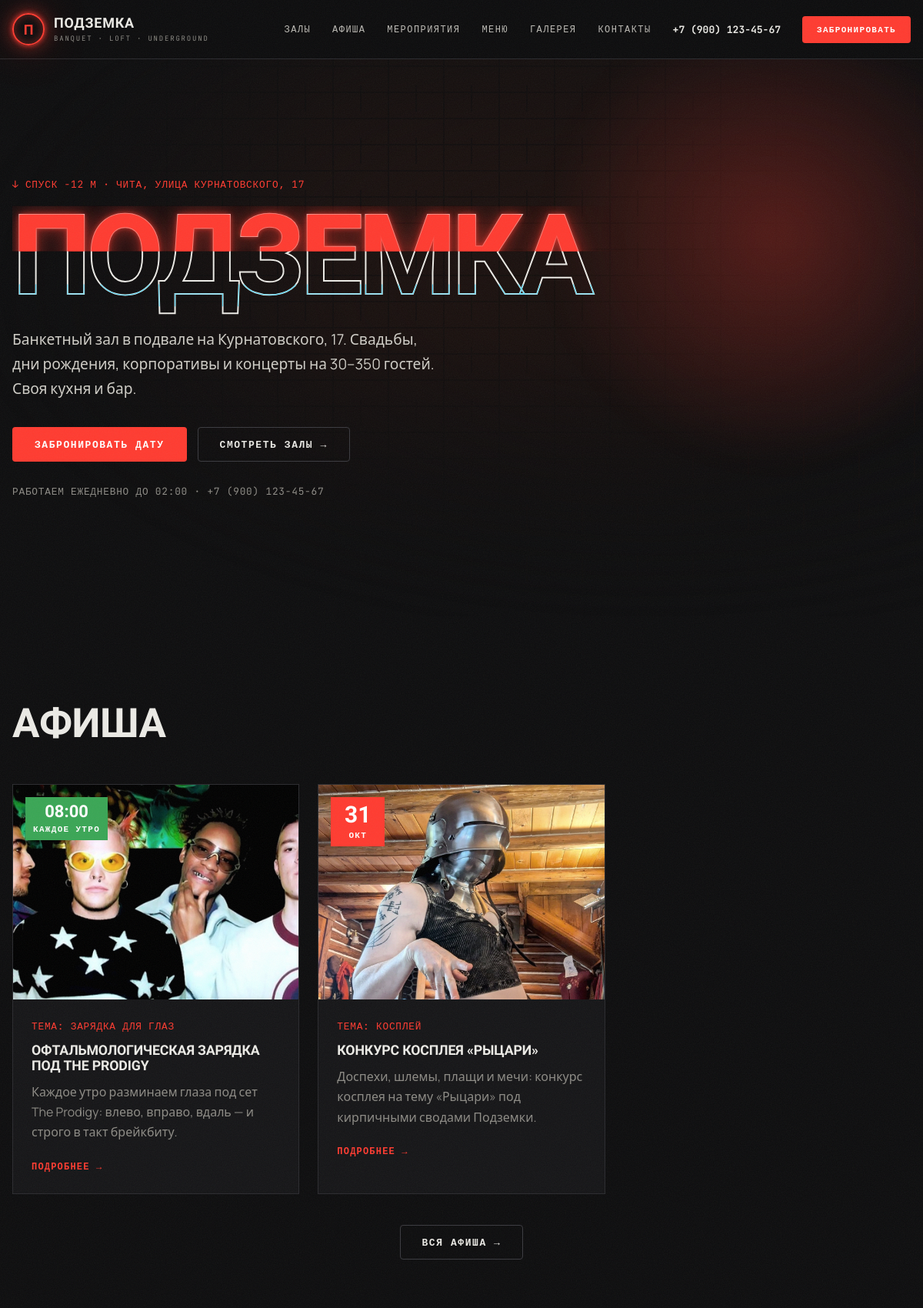
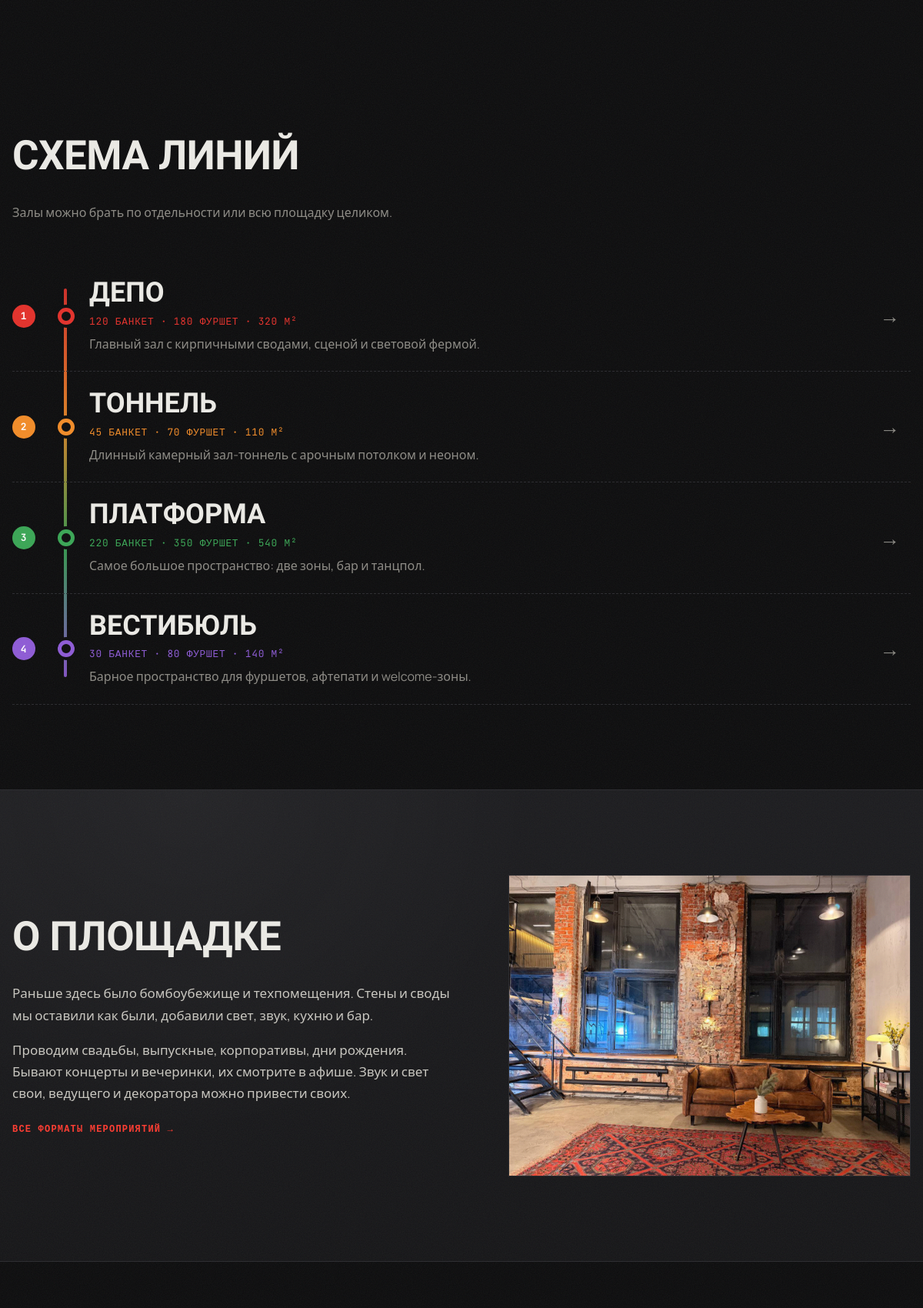
The page / (upper part) on the database its author committed (2 pictures, top to bottom).
### venue/models.py (models this page shows, shortened)
class Poster(models.Model):
    title = models.CharField("Название", max_length=150)
    topic = models.CharField("Тема", max_length=150, blank=True)
    organizer = models.CharField("Организатор", max_length=150, blank=True)
    date = models.DateField("Дата", help_text="Для регулярного события — дата первого проведения")
    time = models.TimeField("Время начала", null=True, blank=True)
    schedule = models.CharField(
        "Регулярность", max_length=100, blank=True,
        help_text="Например «Каждое утро». Если заполнено, событие не пропадает из афиши после даты.",
    )
    short_description = models.CharField("Короткое описание", max_length=255)
    description = models.TextField("Описание", blank=True)
    image = models.CharField("Картинка (путь в static)", max_length=200, blank=True)
    is_published = models.BooleanField("Опубликовано", default=True)
    class Meta:
        verbose_name = "Событие афиши"
        verbose_name_plural = "Афиша"
        ordering = ["date", "time"]
    def get_absolute_url(self):
        return reverse("venue:poster_detail", kwargs={"pk": self.pk})

class Hall(models.Model):
    name = models.CharField("Название", max_length=100)
    line_color = models.CharField(
        "Цвет линии (HEX)", max_length=7, default="#e4312b",
        help_text="Цвет «ветки метро» для зала, например #e4312b",
    )
    line_number = models.PositiveSmallIntegerField("Номер линии", default=1)
    short_description = models.CharField("Короткое описание", max_length=255)
    description = models.TextField("Полное описание")
    capacity_banquet = models.PositiveIntegerField("Вместимость (банкет)")
    capacity_buffet = models.PositiveIntegerField("Вместимость (фуршет)")
    area = models.PositiveIntegerField("Площадь, м²")
    price_from = models.PositiveIntegerField("Цена от, ₽/гость")
    features = models.TextField(
        "Особенности", blank=True,
        help_text="Каждая особенность — с новой строки",
    )
    image = models.CharField(
        "Картинка (путь в static)", max_length=200, default="img/hall-depo.jpg",
    )
    order = models.PositiveSmallIntegerField("Порядок", default=0)
    is_active = models.BooleanField("Показывать на сайте", default=True)
    class Meta:
        verbose_name = "Зал"
        verbose_name_plural = "Залы"
        ordering = ["order", "id"]
    def __str__(self):
        return self.name
    def get_absolute_url(self):
        return reverse("venue:hall_detail", kwargs={"pk": self.pk})

### venue/views.py (the view)
# urls.py: path("", views.home, name="home"),
def home(request):
    reviews = Review.objects.filter(is_published=True)
    context = {
        "halls": Hall.objects.filter(is_active=True),
        "formats": EventFormat.objects.all()[:6],
        "packages": MenuPackage.objects.filter(is_featured=True)[:3],
        "reviews": reviews[:6],
        "rating": reviews.aggregate(avg=Avg("rating"))["avg"],
        "reviews_count": reviews.count(),
        "faqs": FAQ.objects.all(),
        "posters": upcoming_posters()[:6],
        "form": BookingForm(),
    }
    return render(request, "venue/home.html", context)

### venue/context_processors.py (called while the page is built)
def site_info(request):
    promo = settings.PROMO
    promo_active = datetime.date.today() <= datetime.date.fromisoformat(promo["until"])
    return {
        "site": settings.SITE_INFO,
        "nav_halls": Hall.objects.filter(is_active=True),
        "promo": promo if promo_active else None,
    }

### venue/models.py (called while the page is built)
    def __str__(self):
        return self.title

    def items_list(self):
        return [i.strip() for i in self.items.splitlines() if i.strip()]

### venue/views.py (called while the page is built)
def upcoming_posters():
    return Poster.objects.filter(is_published=True).filter(
        Q(date__gte=datetime.date.today()) | ~Q(schedule=""),
    )

### templates/venue/home.html (shortened to what this page needs)
{% extends "base.html" %}
{% load static %}
{% block body_class %}page-home{% endblock %}
{% block content %}
<section class="hero">
  <div class="hero__bg" aria-hidden="true">
    <div class="hero__bricks"></div>
    <div class="hero__glow"></div>
  </div>
  <div class="container hero__inner">
    <p class="hero__kicker mono">↓ спуск −12 м · {{ site.city }}, {{ site.street }}</p>
    <h1 class="hero__title glitch" data-text="ПОДЗЕМКА">ПОДЗЕМКА</h1>
    <p class="hero__lead">Банкетный зал в&nbsp;подвале на&nbsp;Курнатовского,&nbsp;17. Свадьбы, дни рождения, корпоративы и&nbsp;концерты на&nbsp;30–350&nbsp;гостей. Своя кухня и&nbsp;бар.</p>
    <div class="hero__actions">
      <a href="{% url 'venue:booking' %}" class="btn btn--neon">Забронировать дату</a>
      <a href="{% url 'venue:hall_list' %}" class="btn btn--ghost">Смотреть залы →</a>
    </div>
    <p class="hero__facts mono">Работаем ежедневно до 02:00 · {{ site.phone }}</p>
  </div>
</section>
{% if posters %}
<section class="section">
  <div class="container">
    <div class="section__head">
      <h2 class="section__title">Афиша</h2>
    </div>
    <div class="posters">
      {% for p in posters %}{% include "includes/poster_card.html" %}{% endfor %}
    </div>
    <p class="center"><a href="{% url 'venue:poster_list' %}" class="btn btn--ghost">Вся афиша →</a></p>
  </div>
</section>
{% endif %}
<section class="section">
  <div class="container">
    <div class="section__head">
      <h2 class="section__title">Схема линий</h2>
      <p class="section__sub">Залы можно брать по отдельности или всю площадку целиком.</p>
    </div>
    <div class="metro-map">
      {% for hall in halls %}
        <a href="{{ hall.get_absolute_url }}" class="station" style="--c: {{ hall.line_color }}">
          <span class="station__line mono">{{ hall.line_number }}</span>
          <span class="station__dot"></span>
          <span class="station__body">
            <span class="station__name">{{ hall.name }}</span>
            <span class="station__meta mono">{{ hall.capacity_banquet }} банкет · {{ hall.capacity_buffet }} фуршет · {{ hall.area }} м²</span>
            <span class="station__desc">{{ hall.short_description }}</span>
          </span>
          <span class="station__arrow">→</span>
        </a>
      {% endfor %}
    </div>
  </div>
</section>
<section class="section section--concrete">
  <div class="container about">
    <div class="about__text">
      <h1 class="section__title">О площадке</h1>
      <p>Раньше здесь было бомбоубежище и техпомещения. Стены и своды мы оставили как были, добавили свет, звук, кухню и бар.</p>
      <p>Проводим свадьбы, выпускные, корпоративы, дни рождения. Бывают концерты и вечеринки, их смотрите в афише. Звук и свет свои, ведущего и декоратора можно привести своих.</p>
      <a href="{% url 'venue:events' %}" class="link-arrow">Все форматы мероприятий →</a>
    </div>
    <div class="about__img">
      <img src="{% static 'img/hall-platforma.jpg' %}">
    </div>
  </div>
</section>
<section class="section">
</section>
{% endblock %}

### templates/includes/poster_card.html
{% load static %}
<article class="poster-card">
  {% if p.schedule %}
    <span class="date-badge date-badge--regular"><b>{% if p.time %}{{ p.time|time:"H:i" }}{% else %}∞{% endif %}</b><span>{{ p.schedule }}</span></span>
  {% else %}
    <span class="date-badge"><b>{{ p.date|date:"d" }}</b><span>{{ p.date|date:"b" }}</span></span>
  {% endif %}
  <a href="{{ p.get_absolute_url }}" class="poster-card__img">
    {% if p.image %}<img src="{% static p.image %}">{% endif %}
  </a>
  <div class="poster-card__body">
    {% if p.topic %}<p class="mono poster-card__topic">Тема: {{ p.topic }}</p>{% endif %}
    <h3 class="poster-card__title"><a href="{{ p.get_absolute_url }}">{{ p.title }}</a></h3>
    <p class="muted">{{ p.short_description }}</p>
    <a href="{{ p.get_absolute_url }}" class="link-arrow">Подробнее →</a>
  </div>
</article>

### rows shown on the page
Poster: time "08:00", schedule "КАЖДОЕ УТРО", image (picture), topic "ЗАРЯДКА ДЛЯ ГЛАЗ", title "ОФТАЛЬМОЛОГИЧЕСКАЯ ЗАРЯДКА ПОД THE PRODIGY", short_description "Каждое утро разминаем глаза под сет The Prodigy: влево, вправо, вдаль — и строго в такт брейкбиту."
Poster: date "31", date "ОКТ", image (picture), topic "КОСПЛЕЙ", title "КОНКУРС КОСПЛЕЯ «РЫЦАРИ»", short_description "Доспехи, шлемы, плащи и мечи: конкурс косплея на тему «Рыцари» под кирпичными сводами Подземки."
Hall: line_number "1", name "ДЕПО", capacity_banquet "120", capacity_buffet "180", area "320", short_description "Главный зал с кирпичными сводами, сценой и световой фермой."
Hall: line_number "2", name "ТОННЕЛЬ", capacity_banquet "45", capacity_buffet "70", area "110", short_description "Длинный камерный зал-тоннель с арочным потолком и неоном."
Hall: line_number "3", name "ПЛАТФОРМА", capacity_banquet "220", capacity_buffet "350", area "540", short_description "Самое большое пространство: две зоны, бар и танцпол."
Hall: line_number "4", name "ВЕСТИБЮЛЬ", capacity_banquet "30", capacity_buffet "80", area "140", short_description "Барное пространство для фуршетов, афтепати и welcome-зоны."

### other values the page prints
{{ site.phone }} "+7 (900) 123-45-67"
{{ site.city }} "ЧИТА"
{{ site.street }} "УЛИЦА КУРНАТОВСКОГО, 17"
